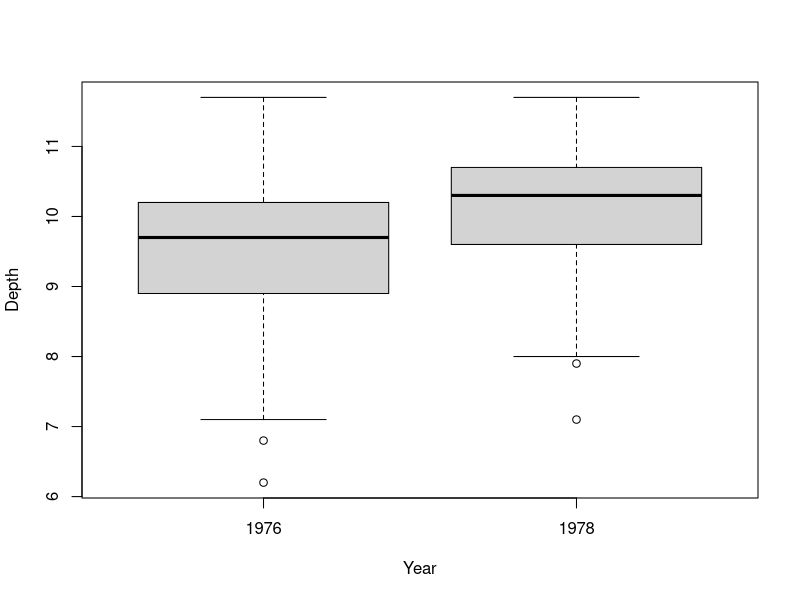

Write R code to recreate this figure.
## ---- chunk 1
knitr::opts_chunk$set(comment = "", cache=FALSE)
## ---- chunk 2
dat <- read.csv('finch-beaks.csv')
head(dat, 3)

boxplot(Depth ~ Year, data=dat)
## ---- chunk 3
t.test(dat$Depth ~ dat$Year)
